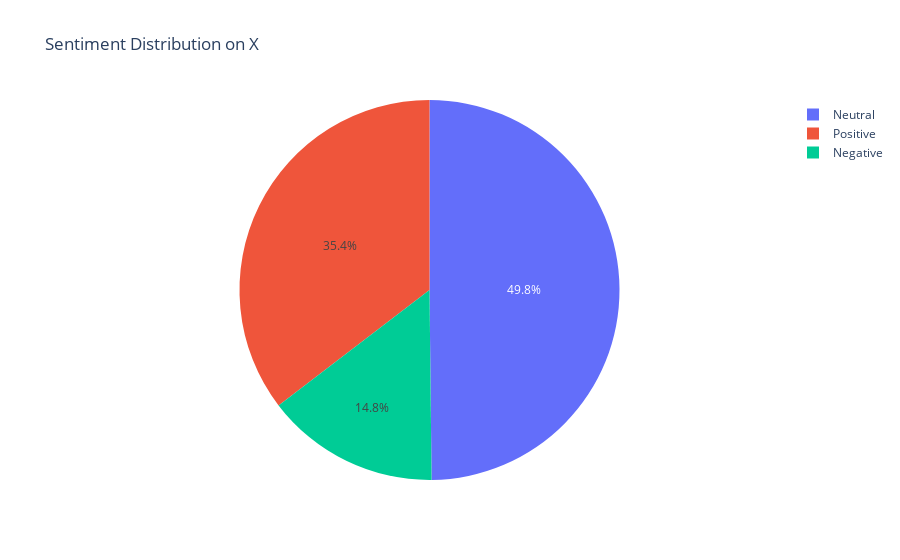

The notebook cell this image was saved under:
### Markdown cell above
# 6. Visualization
**6.1 Sentiment Distribution Pie Chart**

### Code cell
import plotly.express as px

fig = px.pie(df, names='sentiment', title='Sentiment Distribution on X')
fig.show()

### Figure 1 — Plotly figure (JSON) as saved in the notebook; plotly's stock layout.template omitted (floating-point values rounded to 4 significant figures; data arrays with more than 128 entries replaced by an {"elided": "..."} marker saying what was removed)
{"data": [{"domain": {"x": [0, 1], "y": [0, 1]}, "hovertemplate": "sentiment=%{label}<extra></extra>", "labels": {"elided": "162980 str values"}, "legendgroup": "", "name": "", "showlegend": true, "type": "pie"}], "layout": {"legend": {"tracegroupgap": 0}, "title": {"text": "Sentiment Distribution on X"}}}
